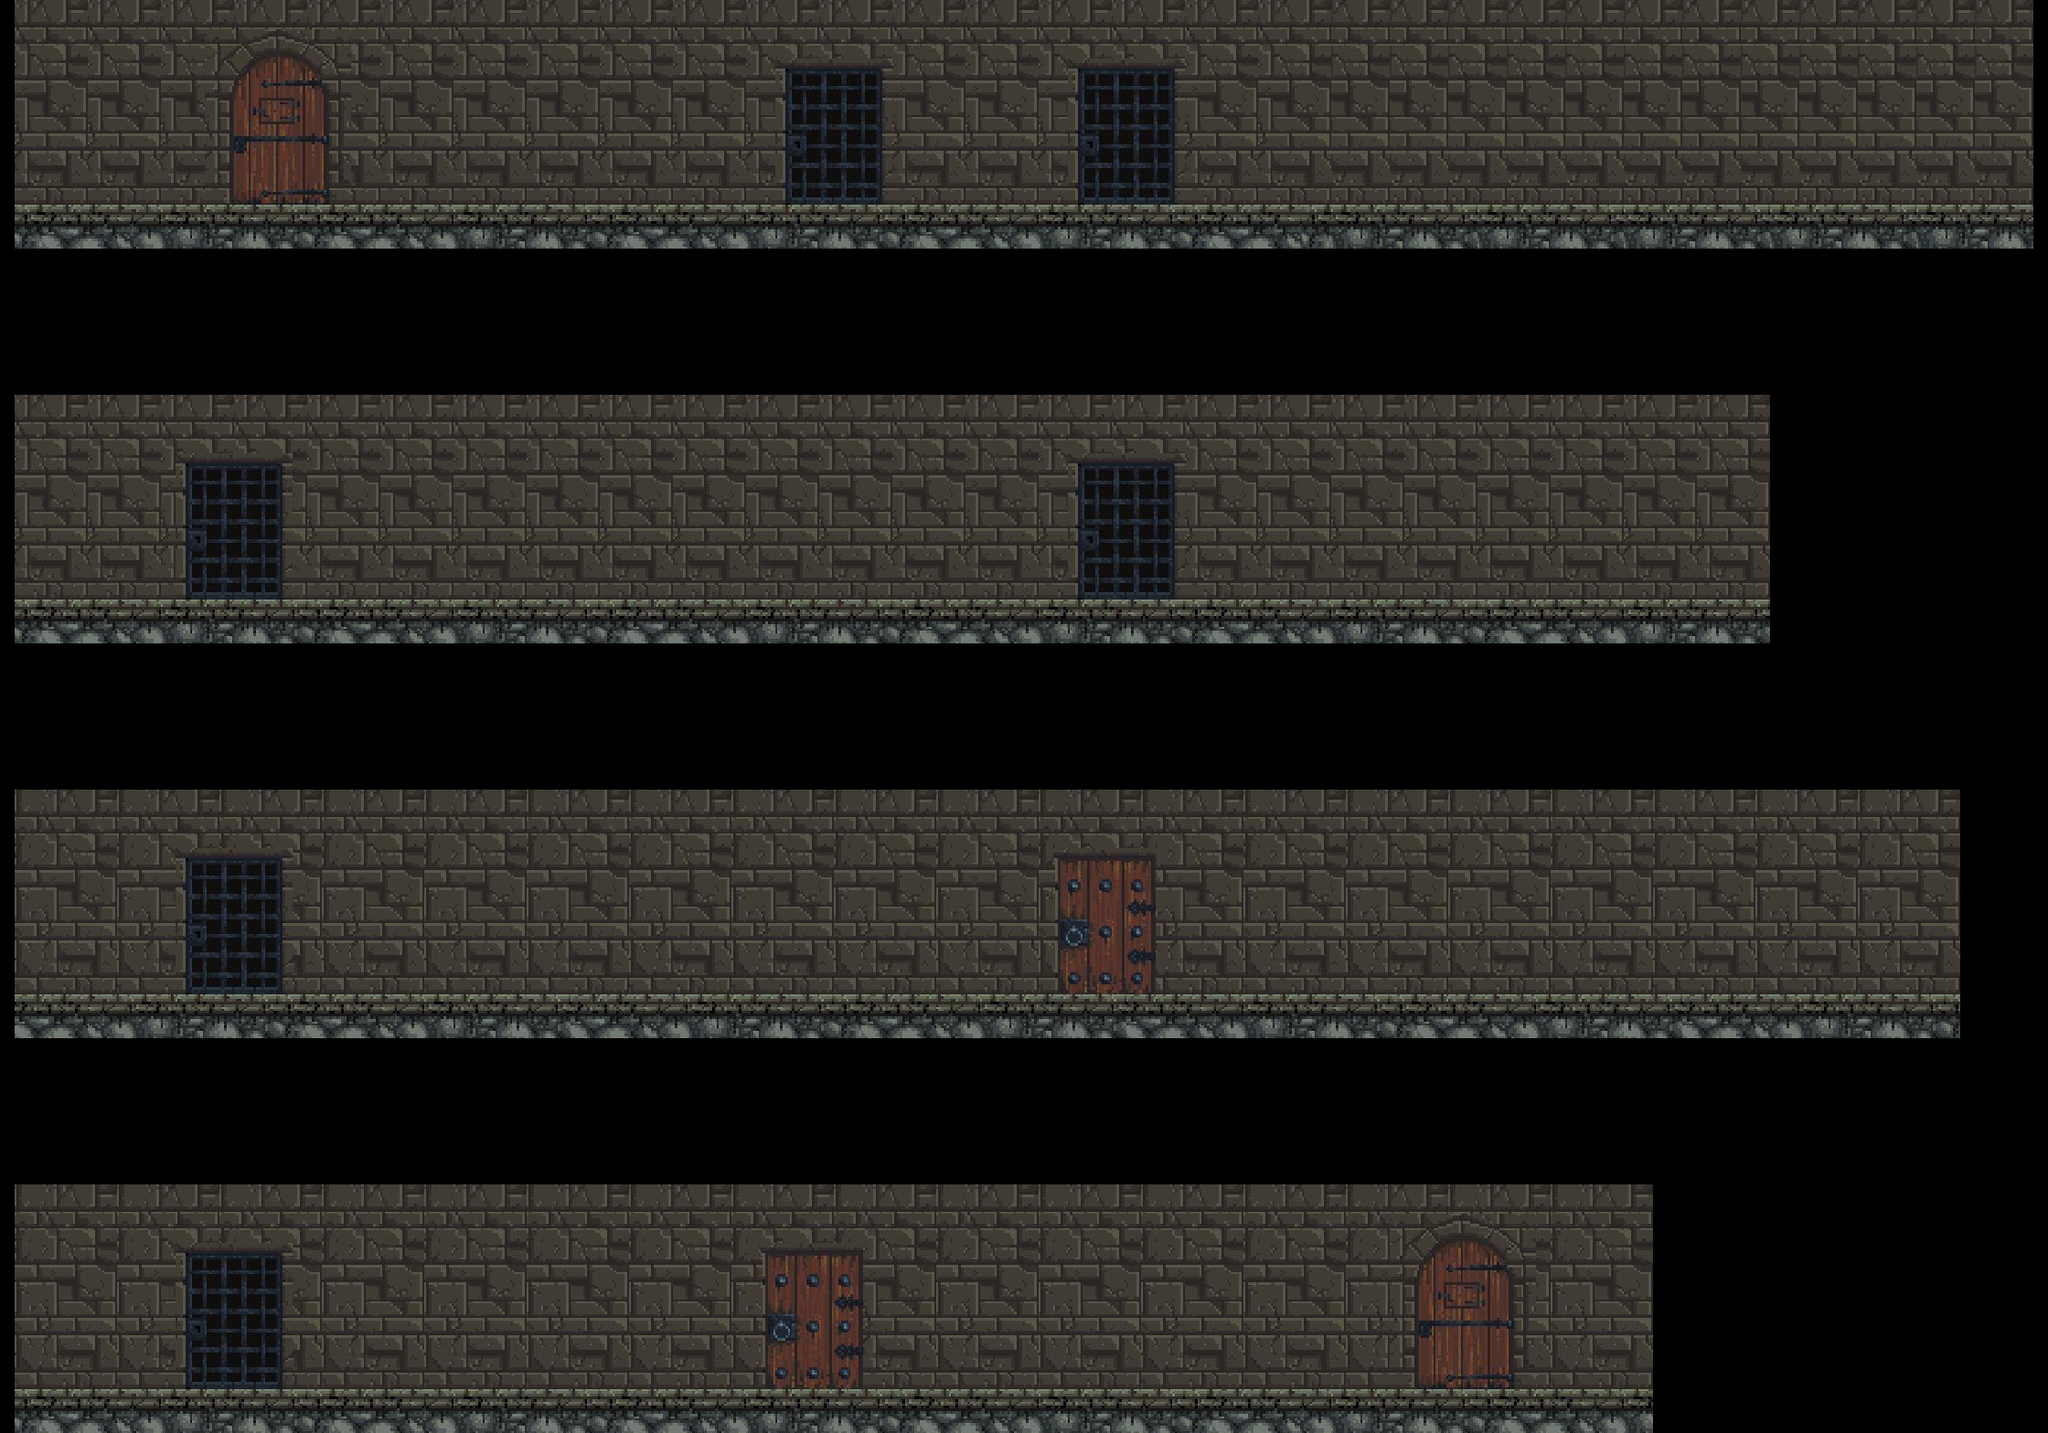

Rendered tile map (Tiled .tmx) drawn with the repository's tilesets; below, a short description and the map source with its tile grids summarised:
An orthogonal 140x98 tile map with 16x16 px tiles, 5 tile layers (background, ground, door-area, door-hide, ...) and 21 objects.

<map version="1.2" tiledversion="1.3.0" orientation="orthogonal" renderorder="right-down" compressionlevel="0" width="140" height="98" tilewidth="16" tileheight="16" infinite="0" nextlayerid="30" nextobjectid="39">
 <tileset firstgid="1" source="../../World/Dungeon-Door.tsx" />
 <layer id="11" name="background" width="140" height="98">
  <data>[13720 cells, 7042 non-empty, 98 distinct tile ids]</data>
 </layer>
 <layer id="12" name="ground" width="140" height="98">
  <data>[13720 cells, 1509 non-empty, 120 distinct tile ids]</data>
 </layer>
 <layer id="13" name="door-area" width="140" height="98">
  <data>[13720 cells, 790 non-empty, 270 distinct tile ids]</data>
 </layer>
 <layer id="14" name="door-hide" width="140" height="98">
  <data>[13720 cells, 70 non-empty, 70 distinct tile ids]</data>
 </layer>
 <layer id="15" name="door-level" width="140" height="98">
  <data>[13720 cells, 0 non-empty, 0 distinct tile ids]</data>
 </layer>
 <objectgroup id="29" name="wall-object">
  <object id="33" x="0.740741" y="0" width="14.5185" height="1568" />
  <object id="34" x="1808" y="1296" width="16" height="272" />
  <object id="35" x="2144" y="864" width="16" height="272" />
  <object id="36" x="1936" y="432" width="16" height="272" />
  <object id="38" x="2224" y="0" width="16" height="272" />
 </objectgroup>
 <objectgroup id="18" name="ground-object">
  <object id="7" x="16" y="224" width="2208" height="48" />
  <object id="13" x="16" y="656" width="1920" height="48" />
  <object id="20" x="17.3333" y="1086.67" width="2128" height="48" />
  <object id="21" x="16" y="1520" width="1792" height="48" />
 </objectgroup>
 <objectgroup id="19" name="chest-object-area1">
  <object id="30" x="2121.62" y="157.076" width="66.3333" height="57" rotation="180" />
 </objectgroup>
 <objectgroup id="16" name="door-area2-object-area1">
  <object id="4" x="1182" y="70" width="100" height="150" />
 </objectgroup>
 <objectgroup id="17" name="door-area3-object-area1">
  <object id="6" x="860" y="74.6667" width="104" height="146.667" />
 </objectgroup>
 <objectgroup id="20" name="door-area1-object-area2">
  <object id="11" x="202" y="506" width="110" height="146" />
 </objectgroup>
 <objectgroup id="21" name="door-area4-object-area2">
  <object id="12" x="1180" y="506.667" width="104" height="146.667" />
 </objectgroup>
 <objectgroup id="22" name="chest-object-area2">
  <object id="14" x="1840" y="593.333" width="64" height="62.6667" />
 </objectgroup>
 <objectgroup id="23" name="door-area1-object-area3">
  <object id="17" x="204" y="937.333" width="102.667" height="148" />
 </objectgroup>
 <objectgroup id="24" name="door-hide-object-area3">
  <object id="18" x="1156" y="933.333" width="106.667" height="152" />
 </objectgroup>
 <objectgroup id="25" name="chest-object-area3">
  <object id="19" x="2064" y="1028" width="64" height="60" />
 </objectgroup>
 <objectgroup id="26" name="door-area2-object-area4">
  <object id="23" x="204" y="1368" width="102" height="146" />
 </objectgroup>
 <objectgroup id="27" name="door-hide-object-area4">
  <object id="24" x="838" y="1364" width="108" height="158" />
 </objectgroup>
 <objectgroup id="28" name="door-level5-object-area4">
  <object id="27" x="1536" y="1328" width="128" height="192" />
 </objectgroup>
</map>
